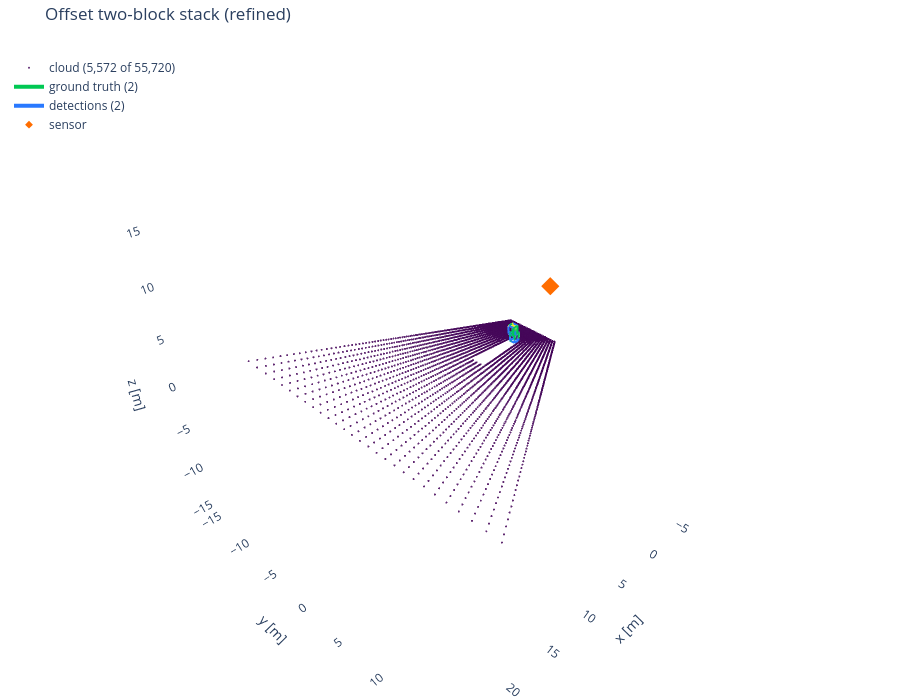

The notebook cell this image was saved under:
### Code cell
show("offset_two_stack", "Offset two-block stack (refined)")

### Figure 1 — Plotly figure (JSON) as saved in the notebook; plotly's stock layout.template omitted (floating-point values rounded to 4 significant figures; data arrays with more than 128 entries replaced by an {"elided": "..."} marker saying what was removed)
{"data": [{"hoverinfo": "skip", "marker": {"color": {"elided": "5572 float values"}, "colorscale": [[0.0, "#440154"], [0.1111, "#482878"], [0.2222, "#3e4989"], [0.3333, "#31688e"], [0.4444, "#26828e"], [0.5556, "#1f9e89"], [0.6667, "#35b779"], [0.7778, "#6ece58"], [0.8889, "#b5de2b"], [1.0, "#fde725"]], "opacity": 0.85, "showscale": false, "size": 1.2}, "mode": "markers", "name": "cloud (5,572 of 55,720)", "type": "scatter3d", "x": {"elided": "5572 float values"}, "y": {"elided": "5572 float values"}, "z": {"elided": "5572 float values"}}, {"hoverinfo": "name", "line": {"color": "#00c853", "width": 4}, "mode": "lines", "name": "ground truth (2)", "type": "scatter3d", "x": [-0.3, -0.3, null, -0.3, -0.3, null, -0.3, -0.3, null, -0.3, -0.3, null, 0.3, 0.3, null, 0.3, 0.3, null, 0.3, 0.3, null, 0.3, 0.3, null, -0.3, 0.3, null, -0.3, 0.3, null, -0.3, 0.3, null, -0.3, 0.3, null, -0.05, -0.05, null, -0.05, -0.05, null, -0.05, -0.05, null, -0.05, -0.05, null, 0.55, 0.55, null, 0.55, 0.55, null, 0.55, 0.55, null, 0.55, 0.55, null, -0.05, 0.55, null, -0.05, 0.55, null, -0.05, 0.55, null, -0.05, 0.55, null], "y": [-0.3, -0.3, null, -0.3, 0.3, null, 0.3, 0.3, null, 0.3, -0.3, null, -0.3, -0.3, null, -0.3, 0.3, null, 0.3, 0.3, null, 0.3, -0.3, null, -0.3, -0.3, null, -0.3, -0.3, null, 0.3, 0.3, null, 0.3, 0.3, null, -0.3, -0.3, null, -0.3, 0.3, null, 0.3, 0.3, null, 0.3, -0.3, null, -0.3, -0.3, null, -0.3, 0.3, null, 0.3, 0.3, null, 0.3, -0.3, null, -0.3, -0.3, null, -0.3, -0.3, null, 0.3, 0.3, null, 0.3, 0.3, null], "z": [0.0, 0.9, null, 0.9, 0.9, null, 0.9, 0.0, null, 0.0, 0.0, null, 0.0, 0.9, null, 0.9, 0.9, null, 0.9, 0.0, null, 0.0, 0.0, null, 0.0, 0.0, null, 0.9, 0.9, null, 0.0, 0.0, null, 0.9, 0.9, null, 0.9, 1.8, null, 1.8, 1.8, null, 1.8, 0.9, null, 0.9, 0.9, null, 0.9, 1.8, null, 1.8, 1.8, null, 1.8, 0.9, null, 0.9, 0.9, null, 0.9, 0.9, null, 1.8, 1.8, null, 0.9, 0.9, null, 1.8, 1.8, null]}, {"hoverinfo": "name", "line": {"color": "#2979ff", "width": 4}, "mode": "lines", "name": "detections (2)", "type": "scatter3d", "x": [-0.04879, -0.04701, null, -0.04701, -0.04934, null, -0.04934, -0.05112, null, -0.05112, -0.04879, null, 0.5512, 0.553, null, 0.553, 0.5507, null, 0.5507, 0.5489, null, 0.5489, 0.5512, null, -0.04879, 0.5512, null, -0.04701, 0.553, null, -0.05112, 0.5489, null, -0.04934, 0.5507, null, -0.2987, -0.3009, null, -0.3009, -0.3014, null, -0.3014, -0.2992, null, -0.2992, -0.2987, null, 0.3013, 0.2991, null, 0.2991, 0.2986, null, 0.2986, 0.3008, null, 0.3008, 0.3013, null, -0.2987, 0.3013, null, -0.3009, 0.2991, null, -0.2992, 0.3008, null, -0.3014, 0.2986, null], "y": [-0.3053, -0.3038, null, -0.3038, 0.2962, null, 0.2962, 0.2947, null, 0.2947, -0.3053, null, -0.303, -0.3015, null, -0.3015, 0.2985, null, 0.2985, 0.297, null, 0.297, -0.303, null, -0.3053, -0.303, null, -0.3038, -0.3015, null, 0.2947, 0.297, null, 0.2962, 0.2985, null, -0.2968, -0.3058, null, -0.3058, 0.2941, null, 0.2941, 0.3032, null, 0.3032, -0.2968, null, -0.2963, -0.3053, null, -0.3053, 0.2947, null, 0.2947, 0.3037, null, 0.3037, -0.2963, null, -0.2968, -0.2963, null, -0.3058, -0.3053, null, 0.3032, 0.3037, null, 0.2941, 0.2947, null], "z": [0.9012, 1.801, null, 1.801, 1.8, null, 1.8, 0.9002, null, 0.9002, 0.9012, null, 0.9, 1.8, null, 1.8, 1.799, null, 1.799, 0.899, null, 0.899, 0.9, null, 0.9012, 0.9, null, 1.801, 1.8, null, 0.9002, 0.899, null, 1.8, 1.799, null, -0.001964, 0.898, null, 0.898, 0.904, null, 0.904, 0.004069, null, 0.004069, -0.001964, null, -0.0004991, 0.8995, null, 0.8995, 0.9055, null, 0.9055, 0.005533, null, 0.005533, -0.0004991, null, -0.001964, -0.0004991, null, 0.898, 0.8995, null, 0.004069, 0.005533, null, 0.904, 0.9055, null]}, {"marker": {"color": "#ff6d00", "size": 6, "symbol": "diamond"}, "mode": "markers", "name": "sensor", "type": "scatter3d", "x": [-5.0], "y": [0.0], "z": [4.0]}], "layout": {"height": 700, "legend": {"x": 0.01, "xanchor": "left", "y": 0.98, "yanchor": "top"}, "margin": {"b": 0, "l": 0, "r": 0, "t": 40}, "scene": {"aspectmode": "cube", "xaxis": {"range": [-7.707, 25.21], "showbackground": false, "title": {"text": "x [m]"}}, "yaxis": {"range": [-16.45, 16.46], "showbackground": false, "title": {"text": "y [m]"}}, "zaxis": {"range": [-15.57, 17.35], "showbackground": false, "title": {"text": "z [m]"}}}, "showlegend": true, "title": {"text": "Offset two-block stack (refined)"}}}
